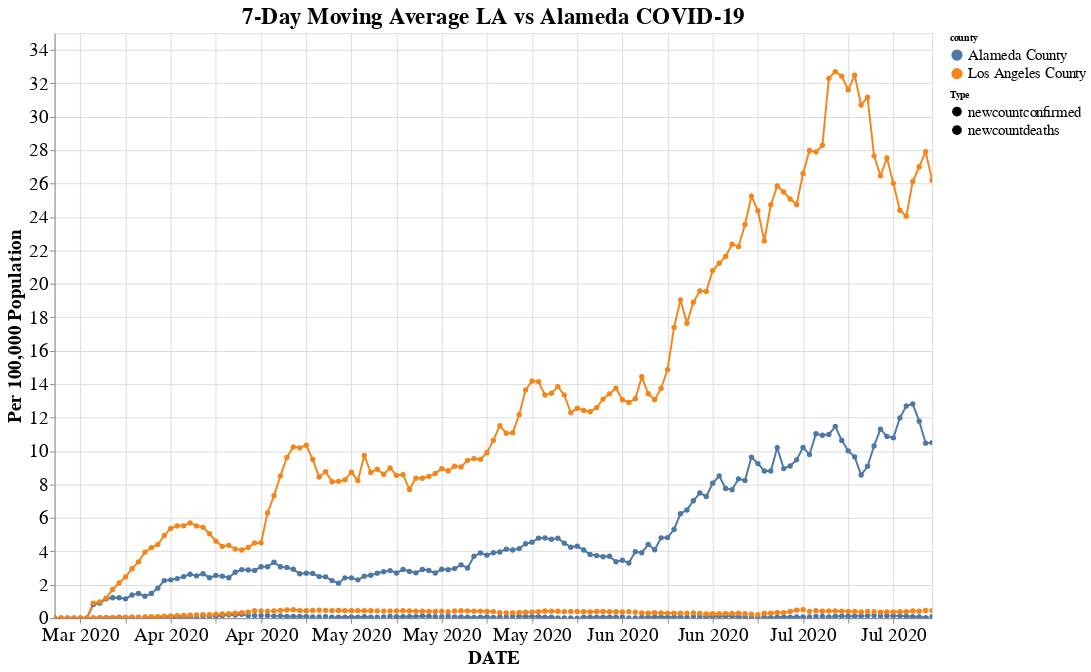

Source (notebook cell):
### Code cell
alt.data_transformers.disable_max_rows()
# Create a selection that chooses the nearest point & selects based on x-value
nearest = alt.selection(type='single', nearest=True, on='mouseover',
                        fields=['date'], empty='none')

line = alt.Chart(result, title="7-Day Moving Average LA vs Alameda COVID-19").mark_line(point=True).encode(
    x = alt.X('date:T', axis = alt.Axis(title = 'date'.upper(), format = ("%b %Y"), tickMinStep = 2, labelAngle=0)),
    y=alt.Y('SMA_7', axis = alt.Axis(title='Per 100,000 Population')),
    color='county',
    strokeDash='Type',
)# Transparent selectors across the chart. This is what tells us
# the x-value of the cursor
selectors = alt.Chart(result).mark_point().encode(
    x='date:T',
    opacity=alt.value(0),
).add_selection(
    nearest
)

# Draw points on the line, and highlight based on selection
points = line.mark_point().encode(
    opacity=alt.condition(nearest, alt.value(1), alt.value(0))
)

# Draw text labels near the points, and highlight based on selection
text = line.mark_text(align='left', dx=5, dy=-5).encode(
    text=alt.condition(nearest, 'SMA_7', alt.value(' '))
)

# Draw a rule at the location of the selection
rules = alt.Chart(result).mark_rule(color='gray').encode(
    x='date'
).transform_filter(
    nearest
)

# Put the five layers into a chart and bind the data
alt.layer(
    line, selectors, points, rules, text
).properties(
    width=900,
    height=600
).configure_axis(
    labelFontSize=20,
    titleFontSize=20,
).configure_legend(
    titleFontSize=10,
    labelFontSize=15,
).configure_title(fontSize=24).interactive()

### Figure 1 — Vega-Lite specification as saved in the notebook (floating-point values rounded to 4 significant figures; data arrays with more than 128 entries replaced by an {"elided": "..."} marker saying what was removed)
{"config": {"view": {"continuousWidth": 400, "continuousHeight": 300}, "axis": {"labelFontSize": 20, "titleFontSize": 20}, "legend": {"labelFontSize": 15, "titleFontSize": 10}, "title": {"fontSize": 24}}, "layer": [{"mark": {"type": "line", "point": true}, "encoding": {"color": {"type": "nominal", "field": "county"}, "strokeDash": {"type": "nominal", "field": "Type"}, "x": {"type": "temporal", "axis": {"format": "%b %Y", "labelAngle": 0, "tickMinStep": 2, "title": "DATE"}, "field": "date"}, "y": {"type": "quantitative", "axis": {"title": "Per 100,000 Population"}, "field": "SMA_7"}}, "selection": {"selector027": {"type": "interval", "bind": "scales", "encodings": ["x", "y"]}}, "title": "7-Day Moving Average LA vs Alameda COVID-19"}, {"mark": "point", "encoding": {"opacity": {"value": 0}, "x": {"type": "temporal", "field": "date"}}, "selection": {"selector026": {"type": "single", "nearest": true, "on": "mouseover", "fields": ["date"], "empty": "none"}}}, {"mark": "point", "encoding": {"color": {"type": "nominal", "field": "county"}, "opacity": {"condition": {"value": 1, "selection": "selector026"}, "value": 0}, "strokeDash": {"type": "nominal", "field": "Type"}, "x": {"type": "temporal", "axis": {"format": "%b %Y", "labelAngle": 0, "tickMinStep": 2, "title": "DATE"}, "field": "date"}, "y": {"type": "quantitative", "axis": {"title": "Per 100,000 Population"}, "field": "SMA_7"}}, "title": "7-Day Moving Average LA vs Alameda COVID-19"}, {"mark": {"type": "rule", "color": "gray"}, "encoding": {"x": {"type": "temporal", "field": "date"}}, "transform": [{"filter": {"selection": "selector026"}}]}, {"mark": {"type": "text", "align": "left", "dx": 5, "dy": -5}, "encoding": {"color": {"type": "nominal", "field": "county"}, "strokeDash": {"type": "nominal", "field": "Type"}, "text": {"condition": {"type": "quantitative", "field": "SMA_7", "selection": "selector026"}, "value": " "}, "x": {"type": "temporal", "axis": {"format": "%b %Y", "labelAngle": 0, "tickMinStep": 2, "title": "DATE"}, "field": "date"}, "y": {"type": "quantitative", "axis": {"title": "Per 100,000 Population"}, "field": "SMA_7"}}, "title": "7-Day Moving Average LA vs Alameda COVID-19"}], "data": {"name": "data-4d287f92a3a6e739797c19e5b17ec36a"}, "height": 600, "width": 900, "$schema": "https://vega.github.io/schema/vega-lite/v4.8.1.json", "datasets": {"data-4d287f92a3a6e739797c19e5b17ec36a": {"elided": "548 records"}}}
